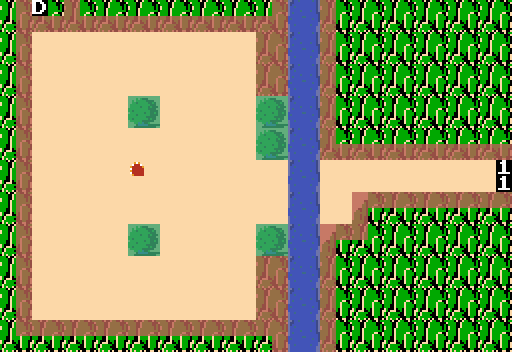

This is a level from a 2D game, rendered from its Tiled map with the project's own tilesets. A one-line summary and the map file follow, with tile-layer data summarised:
An orthogonal 32x22 tile map with 16x16 px tiles, 5 tile layers (Floor, Limits, Items, Warps, ...), 5 tilesets.

<map version="1.10" tiledversion="1.10.2" orientation="orthogonal" renderorder="right-down" width="32" height="22" tilewidth="16" tileheight="16" infinite="0" nextlayerid="8" nextobjectid="1">
 <editorsettings>
  <export target="level9.csv" format="csv" />
 </editorsettings>
 <tileset firstgid="1" source="../graphics/levels/terrain.tsx" />
 <tileset firstgid="161" source="../graphics/font/font.tsx" />
 <tileset firstgid="211" source="../graphics/enemies/enemies.tsx" />
 <tileset firstgid="475" source="../graphics/obstacles/obstacles.tsx" />
 <tileset firstgid="519" source="../graphics/consumables/consumables.tsx" />
 <layer id="1" name="Floor" width="32" height="22">
  <data>[704 cells, 704 non-empty, 15 distinct tile ids]</data>
 </layer>
 <layer id="6" name="Limits" width="32" height="22" opacity="0.8">
  <data>[704 cells, 178 non-empty, 3 distinct tile ids]</data>
 </layer>
 <layer id="7" name="Items" width="32" height="22">
  <data>[704 cells, 1 non-empty, 1 distinct tile ids]</data>
 </layer>
 <layer id="2" name="Warps" width="32" height="22">
  <data>[704 cells, 2 non-empty, 1 distinct tile ids]</data>
 </layer>
 <layer id="5" name="Secrets_Bomb" width="32" height="22">
  <data>[704 cells, 1 non-empty, 1 distinct tile ids]</data>
 </layer>
</map>
